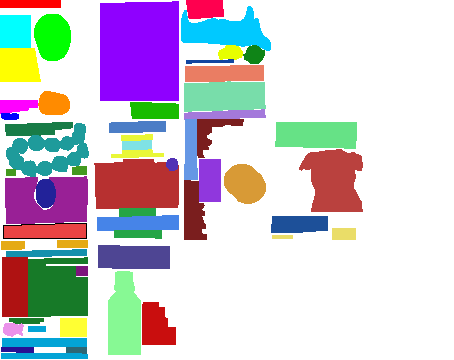
#> input picture mag_roi.png, 454 x 360 px
$ python pickle_open_test.py
#> lines starting #> are read from the running program, lines starting #| are printed output that depends on the picture; after the words box and inside, x2 and y2 are one past the last pixel; in counts of white or black regions, pixels touching at a corner belong together
#> further down, roi_image is the input picture: shape (360, 454, 3); mean B, G, R 206.6, 200.1, 204.7
import pickle
import pandas as pd
import cv2
import numpy as np
# [21 lines of commented-out code are left out]
def createRoiDf(roiImg, numSegsX, numSegsY):
    '''
    Input: Takes as input an image with color coded ROI in RGB space
    Returns: A dataframe where rows are regions of interest
    '''
#> called with numSegsX = 5, numSegsY = 3

    # logger.info('Finding ROI in image file.')

    # roiImg = cv2.imread(roiFileName)

    # Find pixels in the segment
    billHeightPx = np.shape(roiImg)[0] / numSegsY
#> billHeightPx = 120
    billWidthPx = np.shape(roiImg)[1] / numSegsX
#> billWidthPx = 90.8

    roiDicts = []

    for segX in range(numSegsX):
        for segY in range(numSegsY):

            # Mask the segment in the ROI image
            lBound = int(billWidthPx * segX)
            tBound = int(billHeightPx * segY)
            segMask = np.zeros(roiImg.shape[:2], np.uint8)
            segMask[tBound:int(tBound + billHeightPx), lBound:int(lBound + billWidthPx)] = 255
            roiSegImg = cv2.bitwise_and(roiImg, roiImg, mask=segMask)
            roiSegImg = cv2.cvtColor(roiSegImg, cv2.COLOR_BGR2RGB)

            # Find unique ROI within masked segment.
            # Surprisingly, this block takes the longest to compute.
            uniqueColors_roi = list(set(tuple(v) for m2d in roiSegImg for v in m2d))
            uniqueColors_roi.remove((255, 255, 255))
            uniqueColors_roi.remove((0, 0, 0))
            uniqueColors_roi = np.array(uniqueColors_roi, dtype="uint8")

            # Append ROI info to roiDicts (a list of dicts)
            for roiColor in uniqueColors_roi:
                # Find center of ROI on this segment
                roiMask = cv2.inRange(roiSegImg, roiColor, roiColor)
                maskCenter_YX = np.mean(np.where(roiMask), axis=1)

                roiDicts.append({'colorVal': np.array(roiColor, dtype="uint8"), 'Xseg': segX, 'Yseg': segY,
                                 'centroidX': maskCenter_YX[1],
                                 'centroidY': maskCenter_YX[0]})
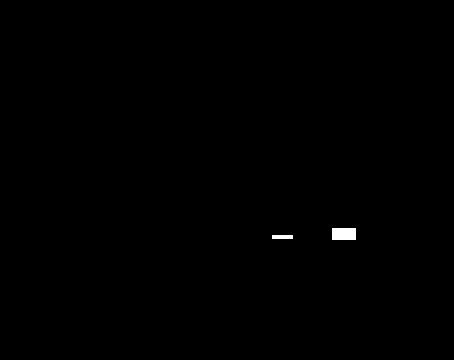
#> roiMask: shape (360, 454); 0.23% white; 2 white regions, box (x1, y1, x2, y2) and area: (332, 228, 356, 240) 288, (272, 235, 293, 239) 84
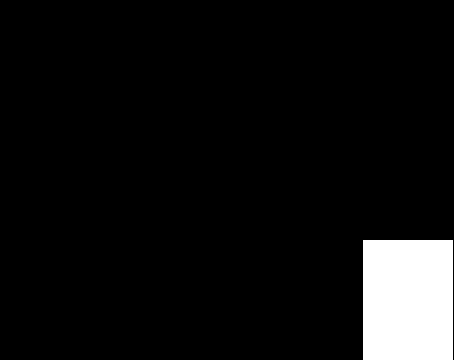
#> roiSegImg: shape (360, 454, 3); 6.6% white; 1 white region, box (x1, y1, x2, y2) and area: (363, 240, 453, 360) 10800
#> after the loop, roiDicts = 53 items

    roiDf = pd.DataFrame(roiDicts)
#> roiDf = table of 53 rows and 5 columns
    roiDf['idx'] = range(0, len(roiDf))

    return roiDf


if __name__ == "__main__":

    roi_image = cv2.imread('mag_roi.png')

    roiDf = createRoiDf(roi_image, numSegsX=5, numSegsY=3)
#> roiDf = table of 53 rows and 6 columns

    roiDf.to_pickle("ROIDataframeMagazines_noGray.pickle")

# print(roiDf)
# print(allTrialDataDf)
# print(fixIn)
    print('Done')
